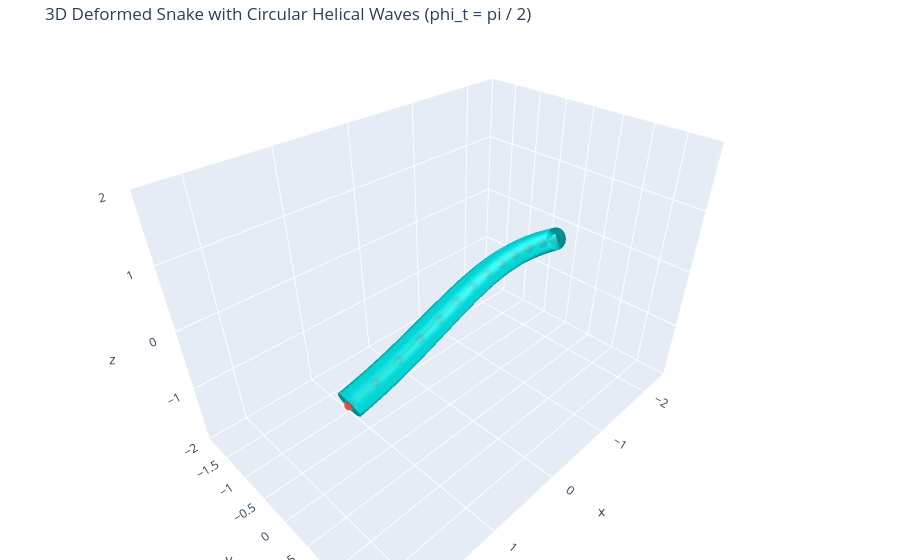

The notebook cell this image was saved under:
### Markdown cell above
## 6. DQS Mesh Deformation & 3D Plotly Viewport
Bakes the segmented cylinder surface mesh with Dual Quaternion Skinning (DQS).

### Code cell
print('Baking 3D deformed mesh with Dual Quaternion Skinning (DQS)...')
baked_meshes = clip_dual.bake(mesh=mesh, skin_weights=skin_weights, method='dqs')
print(f'Successfully baked {len(baked_meshes)} 3D mesh frames.')

t_sample = sorted(baked_meshes.keys())[len(baked_meshes)//4]
m_frame = baked_meshes[t_sample]
v = m_frame.vertices
f = m_frame.faces

fig_3d = go.Figure()
fig_3d.add_trace(go.Mesh3d(
    x=v[:, 0], y=v[:, 1], z=v[:, 2],
    i=f[:, 0], j=f[:, 1], k=f[:, 2],
    color='#00d2d3', opacity=0.85, name=f'Circular Snake Skin (t={t_sample:.2f}s)',
    lighting=dict(ambient=0.6, diffuse=0.8, specular=0.4, roughness=0.3)
))

pts_skel = get_joint_coords(armature, anim_dual[t_sample])
fig_3d.add_trace(go.Scatter3d(
    x=pts_skel[:, 0], y=pts_skel[:, 1], z=pts_skel[:, 2],
    mode='lines+markers',
    line=dict(color='#ff9f43', width=7),
    marker=dict(size=6, color='#e74c3c'),
    name='Skeletal Bones'
))

fig_3d.update_layout(
    title='3D Deformed Snake with Circular Helical Waves (phi_t = pi / 2)',
    scene=dict(
        xaxis=dict(range=[-2.5, 2.5]),
        yaxis=dict(range=[-2.0, 2.0]),
        zaxis=dict(range=[-2.0, 2.0]),
        aspectmode='manual',
        aspectratio=dict(x=1.5, y=1.0, z=1.0)
    ),
    margin=dict(l=0, r=0, t=40, b=0),
)
fig_3d.show()

### Figure 1 — Plotly figure (JSON) as saved in the notebook; plotly's stock layout.template omitted (floating-point values rounded to 4 significant figures; data arrays with more than 128 entries replaced by an {"elided": "..."} marker saying what was removed)
{"data": [{"color": "#00d2d3", "i": {"elided": "2400 int values"}, "j": {"elided": "2400 int values"}, "k": {"elided": "2400 int values"}, "lighting": {"ambient": 0.6, "diffuse": 0.8, "roughness": 0.3, "specular": 0.4}, "name": "Circular Snake Skin (t=0.47s)", "opacity": 0.85, "type": "mesh3d", "x": {"elided": "1202 float values"}, "y": {"elided": "1202 float values"}, "z": {"elided": "1202 float values"}}, {"line": {"color": "#ff9f43", "width": 7}, "marker": {"color": "#e74c3c", "size": 6}, "mode": "lines+markers", "name": "Skeletal Bones", "type": "scatter3d", "x": [-2.0, -1.679, -1.357, -1.036, -0.7147, -0.3932, -0.07135, 0.2506, 0.5726, 0.8945, 1.217, 1.539, 1.861], "y": [0.0, 0.009574, 0.04225, 0.0954, 0.1649, 0.2456, 0.3317, 0.4172, 0.4961, 0.5628, 0.6124, 0.641, 0.6463], "z": [0.0, 0.08787, 0.1703, 0.2416, 0.2967, 0.3314, 0.3431, 0.3308, 0.2958, 0.241, 0.1707, 0.0904, 0.006058]}], "layout": {"margin": {"b": 0, "l": 0, "r": 0, "t": 40}, "scene": {"aspectmode": "manual", "aspectratio": {"x": 1.5, "y": 1, "z": 1}, "xaxis": {"range": [-2.5, 2.5]}, "yaxis": {"range": [-2, 2]}, "zaxis": {"range": [-2, 2]}}, "title": {"text": "3D Deformed Snake with Circular Helical Waves (phi_t = pi / 2)"}}}
